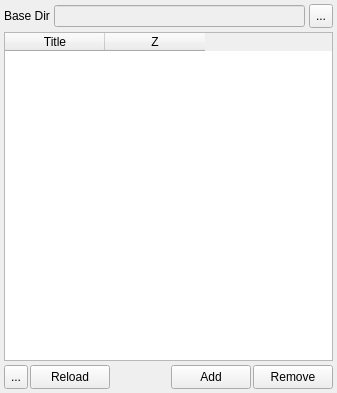
<?xml version="1.0" encoding="UTF-8"?>
<ui version="4.0">
 <class>DataWindow</class>
 <widget class="QWidget" name="DataWindow">
  <property name="geometry">
   <rect>
    <x>0</x>
    <y>0</y>
    <width>337</width>
    <height>393</height>
   </rect>
  </property>
  <property name="sizePolicy">
   <sizepolicy hsizetype="Minimum" vsizetype="Minimum">
    <horstretch>0</horstretch>
    <verstretch>0</verstretch>
   </sizepolicy>
  </property>
  <property name="windowTitle">
   <string>Data</string>
  </property>
  <property name="windowIcon">
   <iconset resource="icons.qrc">
    <normaloff>:/uchroma/icons/uchroma.png</normaloff>:/uchroma/icons/uchroma.png</iconset>
  </property>
  <layout class="QVBoxLayout" name="verticalLayout">
   <property name="spacing">
    <number>4</number>
   </property>
   <property name="margin">
    <number>4</number>
   </property>
   <item>
    <layout class="QHBoxLayout" name="horizontalLayout_11">
     <property name="spacing">
      <number>4</number>
     </property>
     <item>
      <widget class="QLabel" name="label_2">
       <property name="text">
        <string>Base Dir</string>
       </property>
      </widget>
     </item>
     <item>
      <widget class="QLineEdit" name="SourceDirEdit">
       <property name="enabled">
        <bool>false</bool>
       </property>
      </widget>
     </item>
     <item>
      <widget class="QToolButton" name="SourceDirSelectButton">
       <property name="minimumSize">
        <size>
         <width>24</width>
         <height>24</height>
        </size>
       </property>
       <property name="text">
        <string>...</string>
       </property>
      </widget>
     </item>
    </layout>
   </item>
   <item>
    <widget class="QTableWidget" name="SourceFilesTable">
     <property name="selectionBehavior">
      <enum>QAbstractItemView::SelectRows</enum>
     </property>
     <property name="columnCount">
      <number>2</number>
     </property>
     <column>
      <property name="text">
       <string>Title</string>
      </property>
     </column>
     <column>
      <property name="text">
       <string>Z</string>
      </property>
     </column>
    </widget>
   </item>
   <item>
    <layout class="QHBoxLayout" name="horizontalLayout_4">
     <property name="spacing">
      <number>2</number>
     </property>
     <item>
      <widget class="QToolButton" name="GetZFromTimeStampButton">
       <property name="minimumSize">
        <size>
         <width>24</width>
         <height>24</height>
        </size>
       </property>
       <property name="maximumSize">
        <size>
         <width>24</width>
         <height>27</height>
        </size>
       </property>
       <property name="text">
        <string>...</string>
       </property>
      </widget>
     </item>
     <item>
      <widget class="QPushButton" name="ReloadFilesButton">
       <property name="sizePolicy">
        <sizepolicy hsizetype="Minimum" vsizetype="Fixed">
         <horstretch>0</horstretch>
         <verstretch>0</verstretch>
        </sizepolicy>
       </property>
       <property name="maximumSize">
        <size>
         <width>128</width>
         <height>24</height>
        </size>
       </property>
       <property name="cursor">
        <cursorShape>ArrowCursor</cursorShape>
       </property>
       <property name="toolTip">
        <string>Add surface slices from NXS datafiles</string>
       </property>
       <property name="text">
        <string>Reload</string>
       </property>
       <property name="icon">
        <iconset resource="icons.qrc">
         <normaloff>:/uchroma/icons/refresh.svg</normaloff>:/uchroma/icons/refresh.svg</iconset>
       </property>
       <property name="iconSize">
        <size>
         <width>16</width>
         <height>16</height>
        </size>
       </property>
      </widget>
     </item>
     <item>
      <spacer name="horizontalSpacer_2">
       <property name="orientation">
        <enum>Qt::Horizontal</enum>
       </property>
       <property name="sizeHint" stdset="0">
        <size>
         <width>40</width>
         <height>20</height>
        </size>
       </property>
      </spacer>
     </item>
     <item>
      <widget class="QPushButton" name="AddFilesButton">
       <property name="sizePolicy">
        <sizepolicy hsizetype="Expanding" vsizetype="Fixed">
         <horstretch>0</horstretch>
         <verstretch>0</verstretch>
        </sizepolicy>
       </property>
       <property name="maximumSize">
        <size>
         <width>128</width>
         <height>24</height>
        </size>
       </property>
       <property name="cursor">
        <cursorShape>ArrowCursor</cursorShape>
       </property>
       <property name="toolTip">
        <string>Add surface slices from XY datafiles</string>
       </property>
       <property name="text">
        <string>Add</string>
       </property>
       <property name="icon">
        <iconset resource="icons.qrc">
         <normaloff>:/uchroma/icons/plus.svg</normaloff>:/uchroma/icons/plus.svg</iconset>
       </property>
       <property name="iconSize">
        <size>
         <width>16</width>
         <height>16</height>
        </size>
       </property>
      </widget>
     </item>
     <item>
      <widget class="QPushButton" name="RemoveFilesButton">
       <property name="sizePolicy">
        <sizepolicy hsizetype="Minimum" vsizetype="Fixed">
         <horstretch>0</horstretch>
         <verstretch>0</verstretch>
        </sizepolicy>
       </property>
       <property name="maximumSize">
        <size>
         <width>128</width>
         <height>24</height>
        </size>
       </property>
       <property name="toolTip">
        <string>Remove selected slices from surface</string>
       </property>
       <property name="text">
        <string>Remove</string>
       </property>
       <property name="icon">
        <iconset resource="icons.qrc">
         <normaloff>:/uchroma/icons/minus.svg</normaloff>:/uchroma/icons/minus.svg</iconset>
       </property>
       <property name="iconSize">
        <size>
         <width>16</width>
         <height>16</height>
        </size>
       </property>
      </widget>
     </item>
    </layout>
   </item>
  </layout>
 </widget>
 <resources>
  <include location="icons.qrc"/>
 </resources>
 <connections/>
</ui>
